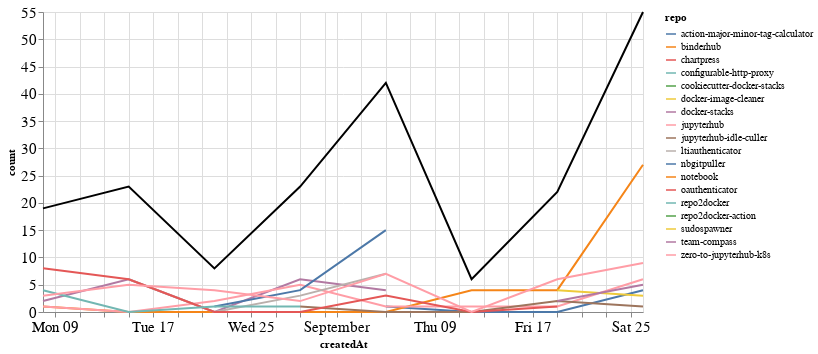

Notebook code cell kept with this figure:
### Markdown cell above
### Comments

### Code cell
comments_time = comments.groupby('repo').resample('W', on='createdAt').count()['author'].reset_index()
comments_time = comments_time.rename(columns={'author': 'count'})
comments_time_total = comments_time.groupby('createdAt').agg({"count": "sum"}).reset_index()
ch1 = alt.Chart(comments_time, width=600).mark_line().encode(
    x='createdAt',
    y='count',
    color='repo',
    tooltip="repo"
)

ch2 = alt.Chart(comments_time_total, width=600).mark_line(color="black").encode(
    x='createdAt',
    y='count',
)

ch1 + ch2

### Figure 1 — Vega-Lite specification as saved in the notebook (floating-point values rounded to 4 significant figures)
{"config": {"axisLeft": {"labelFontSize": 15}, "axisBottom": {"labelFontSize": 15}}, "layer": [{"data": {"name": "data-6a634083aaf8a47645747e0b5c7cf0ae"}, "mark": "line", "encoding": {"color": {"type": "nominal", "field": "repo"}, "tooltip": {"type": "nominal", "field": "repo"}, "x": {"type": "temporal", "field": "createdAt"}, "y": {"type": "quantitative", "field": "count"}}, "width": 600}, {"data": {"name": "data-cbd4c30937904068ebb6dba24c3f63ea"}, "mark": {"type": "line", "color": "black"}, "encoding": {"x": {"type": "temporal", "field": "createdAt"}, "y": {"type": "quantitative", "field": "count"}}, "width": 600}], "$schema": "https://vega.github.io/schema/vega-lite/v4.8.1.json", "datasets": {"data-6a634083aaf8a47645747e0b5c7cf0ae": [{"repo": "action-major-minor-tag-calculator", "createdAt": "2021-09-05T00:00:00", "count": 1}, {"repo": "action-major-minor-tag-calculator", "createdAt": "2021-09-12T00:00:00", "count": 0}, {"repo": "action-major-minor-tag-calculator", "createdAt": "2021-09-19T00:00:00", "count": 0}, {"repo": "action-major-minor-tag-calculator", "createdAt": "2021-09-26T00:00:00", "count": 4}, {"repo": "binderhub", "createdAt": "2021-08-08T00:00:00", "count": 1}, {"repo": "binderhub", "createdAt": "2021-08-15T00:00:00", "count": 0}, {"repo": "binderhub", "createdAt": "2021-08-22T00:00:00", "count": 0}, {"repo": "binderhub", "createdAt": "2021-08-29T00:00:00", "count": 0}, {"repo": "binderhub", "createdAt": "2021-09-05T00:00:00", "count": 0}, {"repo": "binderhub", "createdAt": "2021-09-12T00:00:00", "count": 4}, {"repo": "binderhub", "createdAt": "2021-09-19T00:00:00", "count": 4}, {"repo": "binderhub", "createdAt": "2021-09-26T00:00:00", "count": 27}, {"repo": "chartpress", "createdAt": "2021-09-05T00:00:00", "count": 2}, {"repo": "configurable-http-proxy", "createdAt": "2021-09-19T00:00:00", "count": 2}, {"repo": "cookiecutter-docker-stacks", "createdAt": "2021-09-05T00:00:00", "count": 1}, {"repo": "docker-image-cleaner", "createdAt": "2021-09-19T00:00:00", "count": 4}, {"repo": "docker-image-cleaner", "createdAt": "2021-09-26T00:00:00", "count": 3}, {"repo": "docker-stacks", "createdAt": "2021-08-08T00:00:00", "count": 2}, {"repo": "docker-stacks", "createdAt": "2021-08-15T00:00:00", "count": 6}, {"repo": "docker-stacks", "createdAt": "2021-08-22T00:00:00", "count": 0}, {"repo": "docker-stacks", "createdAt": "2021-08-29T00:00:00", "count": 6}, {"repo": "docker-stacks", "createdAt": "2021-09-05T00:00:00", "count": 4}, {"repo": "jupyterhub", "createdAt": "2021-08-08T00:00:00", "count": 1}, {"repo": "jupyterhub", "createdAt": "2021-08-15T00:00:00", "count": 0}, {"repo": "jupyterhub", "createdAt": "2021-08-22T00:00:00", "count": 2}, {"repo": "jupyterhub", "createdAt": "2021-08-29T00:00:00", "count": 5}, {"repo": "jupyterhub", "createdAt": "2021-09-05T00:00:00", "count": 1}, {"repo": "jupyterhub", "createdAt": "2021-09-12T00:00:00", "count": 1}, {"repo": "jupyterhub", "createdAt": "2021-09-19T00:00:00", "count": 1}, {"repo": "jupyterhub", "createdAt": "2021-09-26T00:00:00", "count": 6}, {"repo": "jupyterhub-idle-culler", "createdAt": "2021-08-29T00:00:00", "count": 1}, {"repo": "jupyterhub-idle-culler", "createdAt": "2021-09-05T00:00:00", "count": 0}, {"repo": "jupyterhub-idle-culler", "createdAt": "2021-09-12T00:00:00", "count": 0}, {"repo": "jupyterhub-idle-culler", "createdAt": "2021-09-19T00:00:00", "count": 2}, {"repo": "jupyterhub-idle-culler", "createdAt": "2021-09-26T00:00:00", "count": 1}, {"repo": "ltiauthenticator", "createdAt": "2021-08-15T00:00:00", "count": 6}, {"repo": "ltiauthenticator", "createdAt": "2021-08-22T00:00:00", "count": 0}, {"repo": "ltiauthenticator", "createdAt": "2021-08-29T00:00:00", "count": 3}, {"repo": "ltiauthenticator", "createdAt": "2021-09-05T00:00:00", "count": 7}, {"repo": "nbgitpuller", "createdAt": "2021-08-22T00:00:00", "count": 1}, {"repo": "nbgitpuller", "createdAt": "2021-08-29T00:00:00", "count": 4}, {"repo": "nbgitpuller", "createdAt": "2021-09-05T00:00:00", "count": 15}, {"repo": "notebook", "createdAt": "2021-08-29T00:00:00", "count": 1}, {"repo": "oauthenticator", "createdAt": "2021-08-08T00:00:00", "count": 8}, {"repo": "oauthenticator", "createdAt": "2021-08-15T00:00:00", "count": 6}, {"repo": "oauthenticator", "createdAt": "2021-08-22T00:00:00", "count": 0}, {"repo": "oauthenticator", "createdAt": "2021-08-29T00:00:00", "count": 0}, {"repo": "oauthenticator", "createdAt": "2021-09-05T00:00:00", "count": 3}, {"repo": "oauthenticator", "createdAt": "2021-09-12T00:00:00", "count": 0}, {"repo": "oauthenticator", "createdAt": "2021-09-19T00:00:00", "count": 1}, {"repo": "repo2docker", "createdAt": "2021-08-08T00:00:00", "count": 4}, {"repo": "repo2docker", "createdAt": "2021-08-15T00:00:00", "count": 0}, {"repo": "repo2docker", "createdAt": "2021-08-22T00:00:00", "count": 1}, {"repo": "repo2docker", "createdAt": "2021-08-29T00:00:00", "count": 1}, {"repo": "repo2docker-action", "createdAt": "2021-09-05T00:00:00", "count": 1}, {"repo": "sudospawner", "createdAt": "2021-09-12T00:00:00", "count": 1}, {"repo": "team-compass", "createdAt": "2021-09-19T00:00:00", "count": 2}, {"repo": "team-compass", "createdAt": "2021-09-26T00:00:00", "count": 5}, {"repo": "zero-to-jupyterhub-k8s", "createdAt": "2021-08-08T00:00:00", "count": 3}, {"repo": "zero-to-jupyterhub-k8s", "createdAt": "2021-08-15T00:00:00", "count": 5}, {"repo": "zero-to-jupyterhub-k8s", "createdAt": "2021-08-22T00:00:00", "count": 4}, {"repo": "zero-to-jupyterhub-k8s", "createdAt": "2021-08-29T00:00:00", "count": 2}, {"repo": "zero-to-jupyterhub-k8s", "createdAt": "2021-09-05T00:00:00", "count": 7}, {"repo": "zero-to-jupyterhub-k8s", "createdAt": "2021-09-12T00:00:00", "count": 0}, {"repo": "zero-to-jupyterhub-k8s", "createdAt": "2021-09-19T00:00:00", "count": 6}, {"repo": "zero-to-jupyterhub-k8s", "createdAt": "2021-09-26T00:00:00", "count": 9}], "data-cbd4c30937904068ebb6dba24c3f63ea": [{"createdAt": "2021-08-08T00:00:00", "count": 19}, {"createdAt": "2021-08-15T00:00:00", "count": 23}, {"createdAt": "2021-08-22T00:00:00", "count": 8}, {"createdAt": "2021-08-29T00:00:00", "count": 23}, {"createdAt": "2021-09-05T00:00:00", "count": 42}, {"createdAt": "2021-09-12T00:00:00", "count": 6}, {"createdAt": "2021-09-19T00:00:00", "count": 22}, {"createdAt": "2021-09-26T00:00:00", "count": 55}]}}
